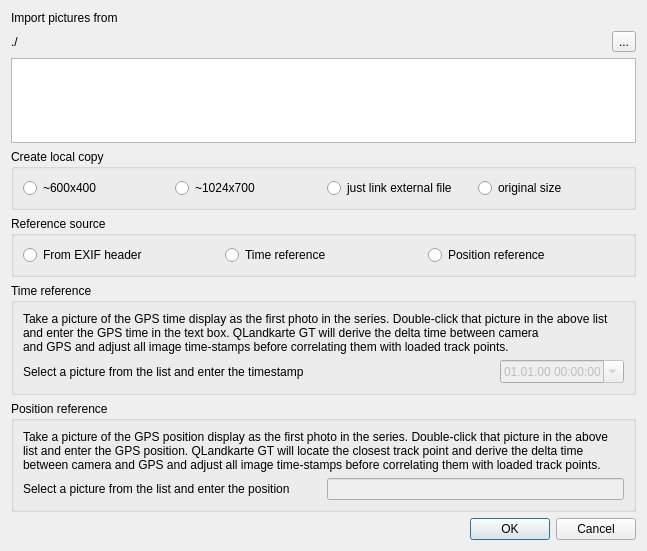
<?xml version="1.0" encoding="UTF-8"?>
<ui version="4.0">
 <class>IDlgImportImages</class>
 <widget class="QDialog" name="IDlgImportImages">
  <property name="geometry">
   <rect>
    <x>0</x>
    <y>0</y>
    <width>647</width>
    <height>551</height>
   </rect>
  </property>
  <property name="windowTitle">
   <string>Import pictures</string>
  </property>
  <layout class="QVBoxLayout" name="verticalLayout_3">
   <item>
    <widget class="QLabel" name="label">
     <property name="text">
      <string>Import pictures from</string>
     </property>
    </widget>
   </item>
   <item>
    <layout class="QHBoxLayout" name="horizontalLayout">
     <item>
      <widget class="QLabel" name="labelPath">
       <property name="text">
        <string>./</string>
       </property>
      </widget>
     </item>
     <item>
      <widget class="QToolButton" name="toolPath">
       <property name="text">
        <string>...</string>
       </property>
       <property name="icon">
        <iconset resource="resources.qrc">
         <normaloff>:/icons/iconFolderBlue16x16.png</normaloff>:/icons/iconFolderBlue16x16.png</iconset>
       </property>
      </widget>
     </item>
    </layout>
   </item>
   <item>
    <widget class="QListWidget" name="listImages"/>
   </item>
   <item>
    <widget class="QGroupBox" name="groupBox">
     <property name="title">
      <string>Create local copy</string>
     </property>
     <layout class="QHBoxLayout" name="horizontalLayout_3">
      <item>
       <widget class="QRadioButton" name="radioCopySmall">
        <property name="text">
         <string>~600x400</string>
        </property>
       </widget>
      </item>
      <item>
       <widget class="QRadioButton" name="radioCopyLarge">
        <property name="text">
         <string>~1024x700</string>
        </property>
       </widget>
      </item>
      <item>
       <widget class="QRadioButton" name="radioCopyLink">
        <property name="text">
         <string>just link external file</string>
        </property>
       </widget>
      </item>
      <item>
       <widget class="QRadioButton" name="radioCopyOriginal">
        <property name="text">
         <string>original size</string>
        </property>
       </widget>
      </item>
     </layout>
    </widget>
   </item>
   <item>
    <widget class="QGroupBox" name="groupBox_2">
     <property name="title">
      <string>Reference source</string>
     </property>
     <layout class="QHBoxLayout" name="horizontalLayout_2">
      <item>
       <widget class="QRadioButton" name="radioRefExif">
        <property name="text">
         <string>From EXIF header</string>
        </property>
       </widget>
      </item>
      <item>
       <widget class="QRadioButton" name="radioRefTime">
        <property name="text">
         <string>Time reference</string>
        </property>
       </widget>
      </item>
      <item>
       <widget class="QRadioButton" name="radioRefPosition">
        <property name="text">
         <string>Position reference</string>
        </property>
       </widget>
      </item>
     </layout>
    </widget>
   </item>
   <item>
    <widget class="QGroupBox" name="groupRefTime">
     <property name="title">
      <string>Time reference</string>
     </property>
     <layout class="QVBoxLayout" name="verticalLayout">
      <item>
       <widget class="QLabel" name="label_2">
        <property name="text">
         <string>Take a picture of the GPS time display as the first photo in the series. Double-click that picture in the above list and enter the GPS time in the text box. QLandkarte GT will derive the delta time between camera
and GPS and adjust all image time-stamps before correlating them with loaded track points.</string>
        </property>
        <property name="wordWrap">
         <bool>true</bool>
        </property>
       </widget>
      </item>
      <item>
       <layout class="QHBoxLayout" name="horizontalLayout_4">
        <item>
         <widget class="QLabel" name="labelRefTimeFile">
          <property name="sizePolicy">
           <sizepolicy hsizetype="MinimumExpanding" vsizetype="Preferred">
            <horstretch>0</horstretch>
            <verstretch>0</verstretch>
           </sizepolicy>
          </property>
          <property name="text">
           <string>Select a picture from the list and enter the timestamp</string>
          </property>
         </widget>
        </item>
        <item>
         <widget class="QDateTimeEdit" name="dateTimeEdit">
          <property name="enabled">
           <bool>false</bool>
          </property>
          <property name="displayFormat">
           <string>dd.MM.yy HH:mm:ss</string>
          </property>
          <property name="calendarPopup">
           <bool>true</bool>
          </property>
         </widget>
        </item>
       </layout>
      </item>
     </layout>
    </widget>
   </item>
   <item>
    <widget class="QGroupBox" name="groupRefPosition">
     <property name="title">
      <string>Position reference</string>
     </property>
     <layout class="QVBoxLayout" name="verticalLayout_2">
      <item>
       <widget class="QLabel" name="label_3">
        <property name="text">
         <string>Take a picture of the GPS position display as the first photo in the series. Double-click that picture in the above list and enter the GPS position. QLandkarte GT will locate the closest track point and derive the delta time between camera and GPS and adjust all image time-stamps before correlating them with loaded track points.</string>
        </property>
        <property name="wordWrap">
         <bool>true</bool>
        </property>
       </widget>
      </item>
      <item>
       <layout class="QHBoxLayout" name="horizontalLayout_5">
        <item>
         <widget class="QLabel" name="labelRefPositionFile">
          <property name="sizePolicy">
           <sizepolicy hsizetype="MinimumExpanding" vsizetype="Preferred">
            <horstretch>0</horstretch>
            <verstretch>0</verstretch>
           </sizepolicy>
          </property>
          <property name="text">
           <string>Select a picture from the list and enter the position</string>
          </property>
         </widget>
        </item>
        <item>
         <widget class="QLineEdit" name="linePosition">
          <property name="enabled">
           <bool>false</bool>
          </property>
          <property name="toolTip">
           <string>The position has to be in WGS84 datum. The position format is: N|Sdd mm.mmm E|Wddd mm.mmm</string>
          </property>
         </widget>
        </item>
       </layout>
      </item>
     </layout>
    </widget>
   </item>
   <item>
    <spacer name="verticalSpacer">
     <property name="orientation">
      <enum>Qt::Vertical</enum>
     </property>
     <property name="sizeHint" stdset="0">
      <size>
       <width>20</width>
       <height>24</height>
      </size>
     </property>
    </spacer>
   </item>
   <item>
    <widget class="QDialogButtonBox" name="buttonBox">
     <property name="orientation">
      <enum>Qt::Horizontal</enum>
     </property>
     <property name="standardButtons">
      <set>QDialogButtonBox::Cancel|QDialogButtonBox::Ok</set>
     </property>
    </widget>
   </item>
  </layout>
 </widget>
 <resources>
  <include location="resources.qrc"/>
 </resources>
 <connections>
  <connection>
   <sender>buttonBox</sender>
   <signal>accepted()</signal>
   <receiver>IDlgImportImages</receiver>
   <slot>accept()</slot>
   <hints>
    <hint type="sourcelabel">
     <x>248</x>
     <y>254</y>
    </hint>
    <hint type="destinationlabel">
     <x>157</x>
     <y>274</y>
    </hint>
   </hints>
  </connection>
  <connection>
   <sender>buttonBox</sender>
   <signal>rejected()</signal>
   <receiver>IDlgImportImages</receiver>
   <slot>reject()</slot>
   <hints>
    <hint type="sourcelabel">
     <x>316</x>
     <y>260</y>
    </hint>
    <hint type="destinationlabel">
     <x>286</x>
     <y>274</y>
    </hint>
   </hints>
  </connection>
 </connections>
</ui>
